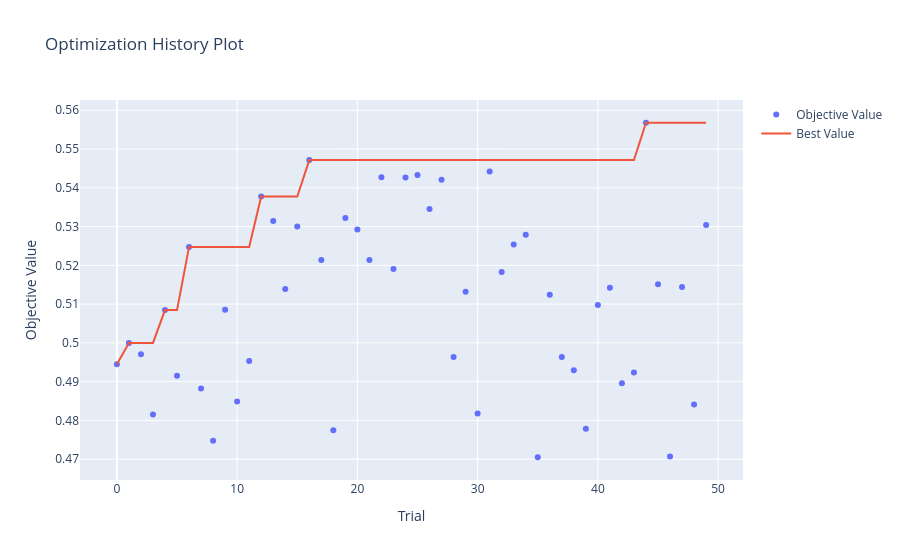
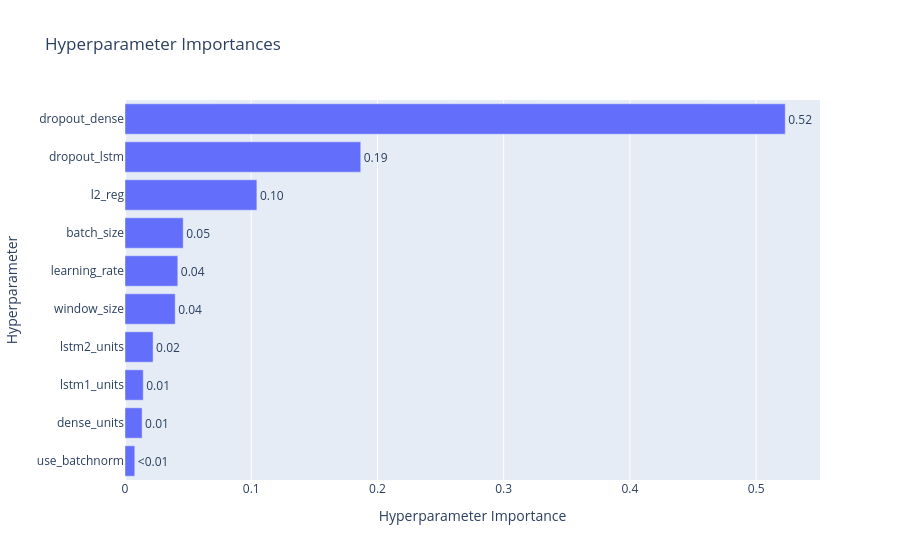

Notebook code cell kept with these figures, in order:
### Code cell
# Visualização Optuna
import optuna.visualization as vis

fig = vis.plot_optimization_history(study)
fig.show()

fig = vis.plot_param_importances(study)
fig.show()

### Figure 1 — Plotly figure (JSON) as saved in the notebook; plotly's stock layout.template omitted (floating-point values rounded to 4 significant figures)
{"data": [{"mode": "markers", "name": "Objective Value", "type": "scatter", "x": [0, 1, 2, 3, 4, 5, 6, 7, 8, 9, 10, 11, 12, 13, 14, 15, 16, 17, 18, 19, 20, 21, 22, 23, 24, 25, 26, 27, 28, 29, 30, 31, 32, 33, 34, 35, 36, 37, 38, 39, 40, 41, 42, 43, 44, 45, 46, 47, 48, 49], "y": [0.4945, 0.5, 0.497, 0.4815, 0.5085, 0.4915, 0.5248, 0.4882, 0.4748, 0.5085, 0.4849, 0.4953, 0.5378, 0.5315, 0.5139, 0.53, 0.5471, 0.5214, 0.4774, 0.5322, 0.5292, 0.5214, 0.5427, 0.5191, 0.5427, 0.5433, 0.5345, 0.5421, 0.4964, 0.5132, 0.4818, 0.5442, 0.5183, 0.5254, 0.5279, 0.4705, 0.5124, 0.4964, 0.4929, 0.4778, 0.5098, 0.5142, 0.4896, 0.4924, 0.5568, 0.5151, 0.4707, 0.5144, 0.4841, 0.5304]}, {"mode": "lines", "name": "Best Value", "type": "scatter", "x": [0, 1, 2, 3, 4, 5, 6, 7, 8, 9, 10, 11, 12, 13, 14, 15, 16, 17, 18, 19, 20, 21, 22, 23, 24, 25, 26, 27, 28, 29, 30, 31, 32, 33, 34, 35, 36, 37, 38, 39, 40, 41, 42, 43, 44, 45, 46, 47, 48, 49], "y": [0.4945, 0.5, 0.5, 0.5, 0.5085, 0.5085, 0.5248, 0.5248, 0.5248, 0.5248, 0.5248, 0.5248, 0.5378, 0.5378, 0.5378, 0.5378, 0.5471, 0.5471, 0.5471, 0.5471, 0.5471, 0.5471, 0.5471, 0.5471, 0.5471, 0.5471, 0.5471, 0.5471, 0.5471, 0.5471, 0.5471, 0.5471, 0.5471, 0.5471, 0.5471, 0.5471, 0.5471, 0.5471, 0.5471, 0.5471, 0.5471, 0.5471, 0.5471, 0.5471, 0.5568, 0.5568, 0.5568, 0.5568, 0.5568, 0.5568]}, {"marker": {"color": "#cccccc"}, "mode": "markers", "name": "Infeasible Trial", "showlegend": false, "type": "scatter", "x": [], "y": []}], "layout": {"title": {"text": "Optimization History Plot"}, "xaxis": {"title": {"text": "Trial"}}, "yaxis": {"title": {"text": "Objective Value"}}}}

### Figure 2 — Plotly figure (JSON) as saved in the notebook; plotly's stock layout.template omitted (floating-point values rounded to 4 significant figures)
{"data": [{"cliponaxis": false, "hovertemplate": ["use_batchnorm (CategoricalDistribution): 0.00774985866676915<extra></extra>", "dense_units (IntDistribution): 0.013554317154816366<extra></extra>", "lstm1_units (IntDistribution): 0.014461258902887391<extra></extra>", "lstm2_units (IntDistribution): 0.02225943575870049<extra></extra>", "window_size (CategoricalDistribution): 0.039765623574634264<extra></extra>", "learning_rate (FloatDistribution): 0.041822145360704395<extra></extra>", "batch_size (CategoricalDistribution): 0.046117171561047395<extra></extra>", "l2_reg (FloatDistribution): 0.1044750519223267<extra></extra>", "dropout_lstm (FloatDistribution): 0.18675753274547924<extra></extra>", "dropout_dense (FloatDistribution): 0.5230376043526346<extra></extra>"], "name": "Objective Value", "orientation": "h", "text": ["<0.01", "0.01", "0.01", "0.02", "0.04", "0.04", "0.05", "0.10", "0.19", "0.52"], "textposition": "outside", "type": "bar", "x": [0.00775, 0.01355, 0.01446, 0.02226, 0.03977, 0.04182, 0.04612, 0.1045, 0.1868, 0.523], "y": ["use_batchnorm", "dense_units", "lstm1_units", "lstm2_units", "window_size", "learning_rate", "batch_size", "l2_reg", "dropout_lstm", "dropout_dense"]}], "layout": {"title": {"text": "Hyperparameter Importances"}, "xaxis": {"title": {"text": "Hyperparameter Importance"}}, "yaxis": {"title": {"text": "Hyperparameter"}}}}
